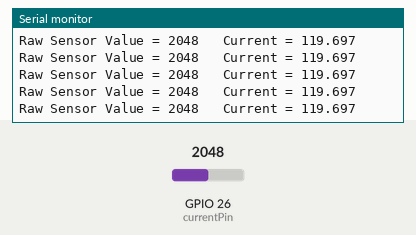
Bench run of a sketch on a simulated ESP32. On the bench: the last lines printed to the serial monitor. Inputs (shaded band) come from the test bench; at power-on: GPIO 26 (currentPin) = 2048.

Above: at 1.2 s.
1.3 s: GPIO 26 (currentPin) set to 1854
At 1.33 s:
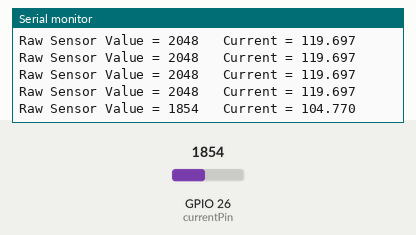
4.3 s: GPIO 26 (currentPin) set to 1726
At 4.3 s:
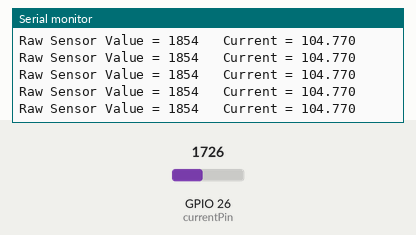
5.8 s: GPIO 26 (currentPin) set to 1054
At 5.83 s:
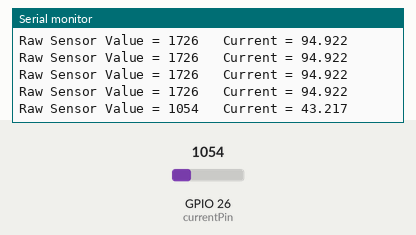
7.3 s: GPIO 26 (currentPin) set to 943
At 7.31 s:
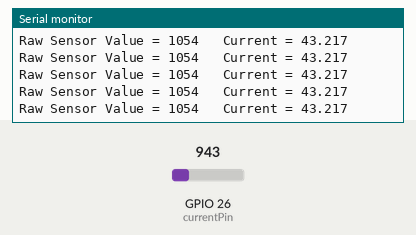
Timing chart, 0 to 10.3 s (numbered marks = the images above; inputs shaded):
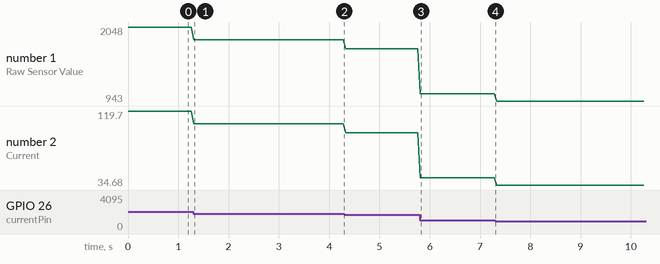

Measured:
- after the input at 1.3 s, the serial monitor: prints a new line at once (image 1)
- after the input at 5.8 s, the serial monitor: prints a new line at once (image 3)
- plotted number 1: 2048 → 1854 after the input at 1.3 s, 1854 → 1726 after the input at 4.3 s, 1726 → 1054 after the input at 5.8 s, 1054 → 943 after the input at 7.3 s
- plotted number 2: 119.7 → 104.77 after the input at 1.3 s, 104.77 → 94.92 after the input at 4.3 s, 94.92 → 43.22 after the input at 5.8 s, 43.22 → 34.68 after the input at 7.3 s

The sketch:

currentSensor.ino
```cpp
const int currentPin = 26;
int sensitivity = 66;
int adcValue= 0;
int offsetVoltage = 2500;
double adcVoltage = 0;
double currentValue = 0;

void setup()
{
  Serial.begin(9600);

}

void loop()
{
  adcValue = analogRead(currentPin);
  adcVoltage = (adcValue / 1024.0) * 5200;
  currentValue = ((adcVoltage - offsetVoltage) / sensitivity);

  Serial.print("Raw Sensor Value = " );
  Serial.print(adcValue);


  Serial.print("\t Current = ");
  Serial.println(currentValue,3);

}
```
